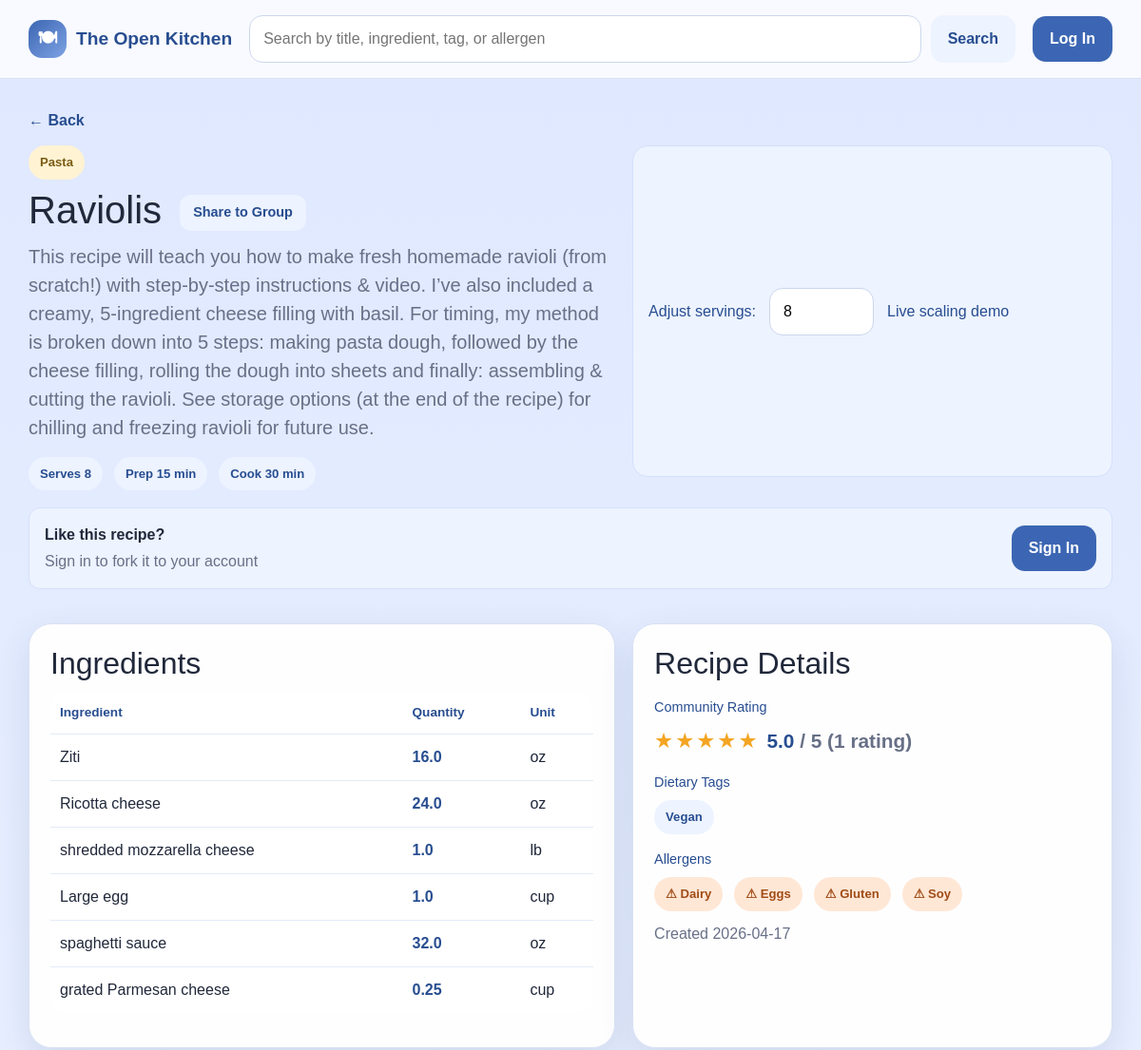
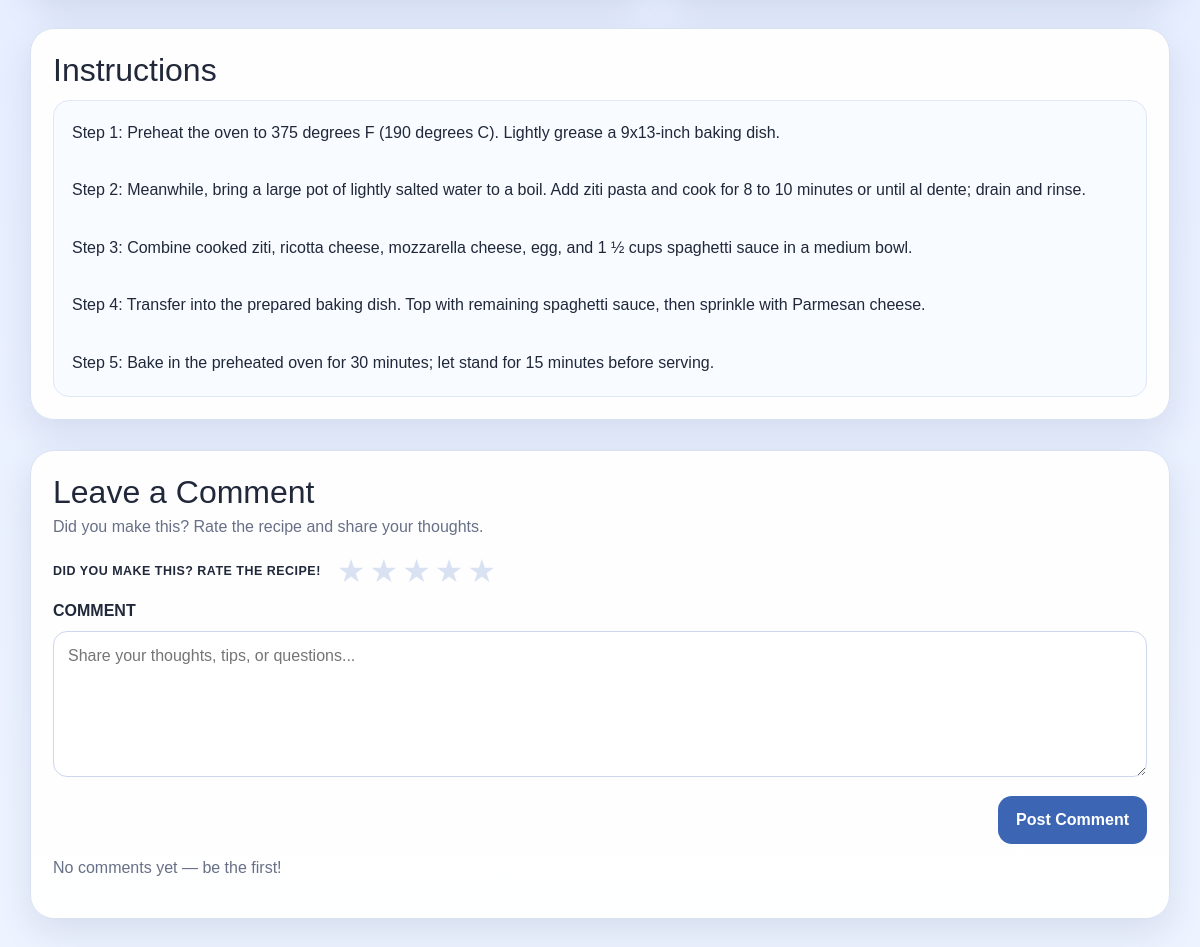
Page /recipe/6 on the committed database (2 pictures, top to bottom).
### app/models.py (models this page shows, shortened)
class RecipeCategory(db.Model):
    __tablename__ = 'recipe_categories'
    id = db.Column(db.Integer, primary_key=True)
    recipeID = db.Column(db.Integer, db.ForeignKey('recipes.id'), nullable=False)
    categoryID = db.Column(db.Integer, db.ForeignKey('categories.id'), nullable=False)
    category = db.relationship('Category', backref='recipe_categories')

class Category(db.Model):
    __tablename__ = 'categories'
    id = db.Column(db.Integer, primary_key=True)
    name = db.Column(db.String(32), unique=True, nullable=False)

class Recipe(db.Model):
    __tablename__ = 'recipes'
    id = db.Column(db.Integer, primary_key=True)
    authorID = db.Column(db.Integer, db.ForeignKey('users.id'), nullable=False)
    title = db.Column(db.String(150), nullable=False)
    description = db.Column(db.Text, nullable=True)
    instructions = db.Column(db.Text, nullable=False)
    forkedFrom = db.Column(db.Integer, db.ForeignKey('recipes.id'), nullable=True)
    baseServings = db.Column(db.Integer, nullable=False)
    prepTime = db.Column(db.Integer, nullable=True)
    cookTime = db.Column(db.Integer, nullable=True)
    dateCreated = db.Column(db.DateTime, nullable=False, default=datetime.now)
    ingredients = db.relationship('Ingredient', backref='recipe', lazy=True, cascade='all, delete-orphan')
    categories = db.relationship('RecipeCategory', backref='recipe', lazy=True, cascade='all, delete-orphan')
    dietary_tags = db.relationship('RecipeDietaryTag', backref='recipe', lazy=True, cascade='all, delete-orphan')
    allergens = db.relationship('RecipeAllergen', backref='recipe', lazy=True, cascade='all, delete-orphan')

class Ingredient(db.Model):
    __tablename__ = 'ingredients'
    id = db.Column(db.Integer, primary_key=True)
    recipeID = db.Column(db.Integer, db.ForeignKey('recipes.id'), nullable=False)
    unitID = db.Column(db.Integer, db.ForeignKey('measurement_units.id'), nullable=False)
    name = db.Column(db.String(32), nullable=False)
    quantity = db.Column(db.Float, nullable=False)

class MeasurementUnit(db.Model):
    __tablename__ = 'measurement_units'
    id = db.Column(db.Integer, primary_key=True)
    name = db.Column(db.String(32), unique=True, nullable=False)
    abbreviation = db.Column(db.String(32), unique=True, nullable=False)
    system = db.Column(db.String(32), nullable=False)
    isActive = db.Column(db.Boolean, default=True)
    ingredients = db.relationship('Ingredient', backref='unit', lazy=True)

class RecipeDietaryTag(db.Model):
    __tablename__ = 'recipe_dietary_tags'
    id = db.Column(db.Integer, primary_key=True)
    recipeID = db.Column(db.Integer, db.ForeignKey('recipes.id'), nullable=False)
    dietaryTagID = db.Column(db.Integer, db.ForeignKey('dietary_tags.id'), nullable=False)
    dietaryTag = db.relationship('DietaryTag', backref='recipe_dietary_tags')

class DietaryTag(db.Model):
    __tablename__ = 'dietary_tags'
    id = db.Column(db.Integer, primary_key=True)
    name = db.Column(db.String(32), unique=True, nullable=False)

class RecipeAllergen(db.Model):
    __tablename__ = 'recipe_allergens'
    id = db.Column(db.Integer, primary_key=True)
    recipeID = db.Column(db.Integer, db.ForeignKey('recipes.id'), nullable=False)
    allergenID = db.Column(db.Integer, db.ForeignKey('allergens.id'), nullable=False)
    allergen = db.relationship('Allergen', backref='recipe_allergens')

class Allergen(db.Model):
    __tablename__ = 'allergens'
    id = db.Column(db.Integer, primary_key=True)
    name = db.Column(db.String(32), unique=True, nullable=False)

### app/routes.py (the view)
@app.route('/recipe/<int:recipe_id>')
def view_recipe(recipe_id):
    uid = current_user_id()
    user = get_current_user()
    recipe = Recipe.query.get_or_404(recipe_id)
    ingredients = Ingredient.query.filter_by(recipeID=recipe_id).all()
    categories = RecipeCategory.query.filter_by(recipeID=recipe_id).all()
    dietary_tags = RecipeDietaryTag.query.filter_by(recipeID=recipe_id).all()
    allergens = RecipeAllergen.query.filter_by(recipeID=recipe_id).all()
    avg_rating, rating_count = _get_avg_rating(recipe_id)
    user_rating = Rating.query.filter_by(recipeID=recipe_id, userID=uid).first() if uid else None
    is_saved = False
    if uid:
        is_saved = SavedRecipe.query.filter_by(userID=uid, recipeID=recipe_id).first() is not None
    sort = request.args.get('sort', 'newest')
    order = Comment.dateCreated.asc() if sort == 'oldest' else Comment.dateCreated.desc()
    comments = Comment.query.filter_by(recipeID=recipe_id).order_by(order).all()
    for c in comments:
        c.author_name = _comment_author(c)
    notifications = _get_notifications()
    has_unread = any(not n.isRead for n in notifications)
    toast_notif = None
    toast_id = session.pop('toast_notification_id', None)
    if toast_id:
        toast_notif = Notification.query.get(toast_id)
    memberships = GroupMember.query.filter_by(userID=uid).all() if uid else []
    return render_template(
        'view_recipe.html',
        recipe=recipe,
        current_user=user,
        ingredients=ingredients,
        categories=categories,
        dietary_tags=dietary_tags,
        allergens=allergens,
        avg_rating=avg_rating,
        rating_count=rating_count,
        user_rating=user_rating,
        is_saved=is_saved,
        comments=comments,
        sort=sort,
        notifications=notifications,
        has_unread=has_unread,
        toast_notif=toast_notif,
        memberships=memberships,
    )

### app/templates/view_recipe.html (shortened to what this page needs)
{% extends "base.html" %}
{% block content %}
<a href="javascript:void(0)" onclick="goBack()" class="back-link">← Back</a>
<section class="recipe-view-shell">
    <div class="recipe-hero">
        <div>
            <div class="pill-row push-bottom-small">
                {% for rc in categories %}
                <span class="mini-pill">{{ rc.category.name }}</span>
                {% endfor %}
            </div>
            <h1>
                {{ recipe.title }}
                <button type="button" class="btn btn-secondary btn-sm ms-2"
                        data-bs-toggle="modal" data-bs-target="#shareToGroupModal">
                    Share to Group
                </button>
            </h1>
            <p class="lead">{{ recipe.description or 'A saved Open Kitchen recipe.' }}</p>
            <div class="pill-row push-top-small">
                <span class="pill">Serves {{ recipe.baseServings }}</span>
                {% if recipe.prepTime %}<span class="pill">Prep {{ recipe.prepTime }} min</span>{% endif %}
                {% if recipe.cookTime %}<span class="pill">Cook {{ recipe.cookTime }} min</span>{% endif %}
            </div>
        </div>
        <div class="scale-preview-box compact-view">
            <label for="adjustServings">Adjust servings:</label>
            <input type="number" id="adjustServings" min="1" value="{{ recipe.baseServings }}" oninput="scaleIngredients(this.value)">
            <span>Live scaling demo</span>
        </div>
    </div>
    {% if current_user and current_user.id != recipe.authorID %}
    <div style="margin-bottom: 18px; padding: 16px; background: #edf3ff; border: 1px solid #d4e1fb; border-radius: var(--radius-sm); display: flex; align-items: center; justify-content: space-between; gap: 16px;">
        <div>
            <p style="margin: 0; color: var(--text); font-weight: 600;">Like this recipe?</p>
            <p class="muted-small" style="margin: 4px 0 0 0;">Fork it to your account and customize it, or save it to your profile</p>
        </div>
        <div style="display: flex; gap: 10px;">
            <form method="POST" action="{{ url_for('fork_recipe', recipe_id=recipe.id) }}" style="margin: 0;">
                <button type="submit" class="btn btn-primary">Fork Recipe</button>
            </form>
            <form method="POST" action="{{ url_for('save_recipe', recipe_id=recipe.id) }}" style="margin: 0;">
                <button type="submit" class="btn {% if is_saved %}btn-secondary{% else %}btn-light{% endif %}" style="{% if is_saved %}background: #d4ffd4; color: #166b16; border: 1px solid #b1f1b1;{% endif %}">
                    {% if is_saved %}Saved{% else %}Save{% endif %}
                </button>
            </form>
        </div>
    </div>
    {% elif not current_user %}
    <div style="margin-bottom: 18px; padding: 16px; background: #edf3ff; border: 1px solid #d4e1fb; border-radius: var(--radius-sm); display: flex; align-items: center; justify-content: space-between; gap: 16px;">
        <div>
            <p style="margin: 0; color: var(--text); font-weight: 600;">Like this recipe?</p>
            <p class="muted-small" style="margin: 4px 0 0 0;">Sign in to fork it to your account</p>
        </div>
        <a href="{{ url_for('login') }}" class="btn btn-primary">Sign In</a>
    </div>
    {% endif %}
    <div class="content-grid">
        <article class="panel-card" id="ingredients-section">
            <h2>Ingredients</h2>
            <table class="ingredient-table view-mode">
                <thead>
                    <tr>
                        <th>Ingredient</th>
                        <th>Quantity</th>
                        <th>Unit</th>
                    </tr>
                </thead>
                <tbody>
                    {% for ing in ingredients %}
                    <tr>
                        <td>{{ ing.name }}</td>
                        <td><span class="scaled-qty" data-base="{{ ing.quantity }}">{{ ing.quantity }}</span></td>
                        <td>{{ ing.unit.abbreviation }}</td>
                    </tr>
                    {% endfor %}
                </tbody>
            </table>
        </article>
        <article class="panel-card">
            <h2>Recipe Details</h2>
            <h3 class="tiny-heading">Community Rating</h3>
            <div class="avg-rating-display">
                {% if avg_rating %}
                    <div class="star-display" aria-label="{{ avg_rating }} out of 5 stars">
                        {% for i in range(1, 6) %}
                            {% if i <= avg_rating|round(0, 'floor')|int %}
                                <span class="star filled">★</span>
                            {% elif i - 0.5 <= avg_rating %}
                                <span class="star half">★</span>
                            {% else %}
                                <span class="star empty">★</span>
                            {% endif %}
                        {% endfor %}
                    </div>
                    <span class="avg-score">{{ avg_rating }}<span class="muted-small"> / 5 ({{ rating_count }} rating{{ 's' if rating_count != 1 }})</span></span>
                {% else %}
                    <span class="muted-small">No ratings yet — be the first!</span>
                {% endif %}
            </div>
            {% if dietary_tags %}
            <h3 class="tiny-heading">Dietary Tags</h3>
            <div class="pill-row push-bottom-small">
                {% for dt in dietary_tags %}
                <span class="pill">{{ dt.dietaryTag.name }}</span>
                {% endfor %}
            </div>
            {% endif %}
            {% if allergens %}
            <h3 class="tiny-heading">Allergens</h3>
            <div class="pill-row">
                {% for ra in allergens %}
                <span class="pill allergen-pill">⚠ {{ ra.allergen.name }}</span>
                {% endfor %}
            </div>
            {% endif %}
            <p class="muted-small push-top">Created {{ recipe.dateCreated.strftime('%Y-%m-%d') }}</p>
        </article>
    </div>
    <article class="panel-card push-top" id="instructions-section">
        <h2>Instructions</h2>
        <div class="instructions-box">{{ recipe.instructions }}</div>
    </article>
    <article class="panel-card push-top" id="comments-section">
        <div class="leave-comment-wrap">
            <h2>Leave a Comment</h2>
            <p class="muted-small">Did you make this? Rate the recipe and share your thoughts.</p>
            <form method="POST" action="{{ url_for('post_comment', recipe_id=recipe.id) }}">
                <div class="leave-comment-rating-row">
                    <span class="leave-comment-rate-label">DID YOU MAKE THIS? RATE THE RECIPE!</span>
                    <div class="star-picker" id="starPicker">
                        {% for i in range(1, 6) %}
                        <label class="star-label" title="{{ i }} star{{ 's' if i != 1 }}">
                            <span class="star-icon {% if user_rating and i <= user_rating.stars %}active{% endif %}">★</span>
                        </label>
                        {% endfor %}
                    </div>
                </div>
                <div class="field-block push-top">
                    <label for="commentText">COMMENT</label>
                    <textarea id="commentText" name="content" rows="5" placeholder="Share your thoughts, tips, or questions..."></textarea>
                </div>
                <div class="comment-form-actions push-top">
                    <button type="submit" class="btn btn-primary">Post Comment</button>
                </div>
            </form>
        </div>
        {% if comments %}
        <div class="comments-divider"></div>
        <div class="comments-header">
            <h3>{{ comments|length }} Comment{{ 's' if comments|length != 1 }}</h3>
            <div class="sort-control">
                <label for="sortComments">Sort:</label>
                <select id="sortComments" onchange="window.location = '?sort=' + this.value + '#comments-section'">
                    <option value="newest" {% if sort == 'newest' %}selected{% endif %}>Newest First</option>
                    <option value="oldest" {% if sort == 'oldest' %}selected{% endif %}>Oldest First</option>
                </select>
            </div>
        </div>
        <div class="comments-list">
            {% for comment in comments %}
            <div class="comment-item">
                <div class="comment-meta">
                    <span class="comment-author">{{ comment.author_name }}</span>
                    <span class="comment-date">{{ comment.dateCreated.strftime('%b %d, %Y at %I:%M %p') }}</span>
                </div>
                <p class="comment-body">{{ comment.content }}</p>
            </div>
            {% endfor %}
        </div>
        {% else %}
        <p class="muted-small push-top">No comments yet — be the first!</p>
        {% endif %}
    </article>
</section>
{% endblock %}

### rows in the picture
RecipeCategory: category.name "Pasta"
Recipe: title "Raviolis", description "This recipe will teach you how to make fresh homemade ravioli (from scratch!) with step-by-step instructions & video. I’ve also included a creamy, 5-ingredient cheese filling with basil. For timing, my method is broken down into 5 steps: making pasta dough, followed by the cheese filling, rolling the dough into sheets and finally: assembling & cutting the ravioli. See storage options (at the end of the recipe) for chilling and freezing ravioli for future use.", baseServings "8", prepTime "15", cookTime "30", dateCreated "2026-04-17", instructions "Step 1: Preheat the oven to 375 degrees F (190 degrees C). Lightly grease a 9x13-inch baking dish. Step 2: Meanwhile, bring a large pot of lightly salted water to a boil. Add ziti pasta and cook for 8 to 10 minutes or until al dente; drain and rinse. Step 3: Combine cooked ziti, ricotta cheese, mozzarella cheese, egg, and 1 ½ cups spaghetti sauce in a medium bowl. Step 4: Transfer into the prepared baking dish. Top with remaining spaghetti sauce, then sprinkle with Parmesan cheese. Step 5: Bake in the preheated oven for 30 minutes; let stand for 15 minutes before serving."
Ingredient: name "Ziti", quantity "16.0", unit.abbreviation "oz"
Ingredient: name "Ricotta cheese", quantity "24.0", unit.abbreviation "oz"
Ingredient: name "shredded mozzarella cheese", quantity "1.0", unit.abbreviation "lb"
Ingredient: name "Large egg", quantity "1.0", unit.abbreviation "cup"
Ingredient: name "spaghetti sauce", quantity "32.0", unit.abbreviation "oz"
Ingredient: name "grated Parmesan cheese", quantity "0.25", unit.abbreviation "cup"
RecipeDietaryTag: dietaryTag.name "Vegan"
RecipeAllergen: allergen.name "Dairy"
RecipeAllergen: allergen.name "Eggs"
RecipeAllergen: allergen.name "Gluten"
RecipeAllergen: allergen.name "Soy"

### other values in the picture
{{ avg_rating }} "5.0"
{{ rating_count }} "1"
